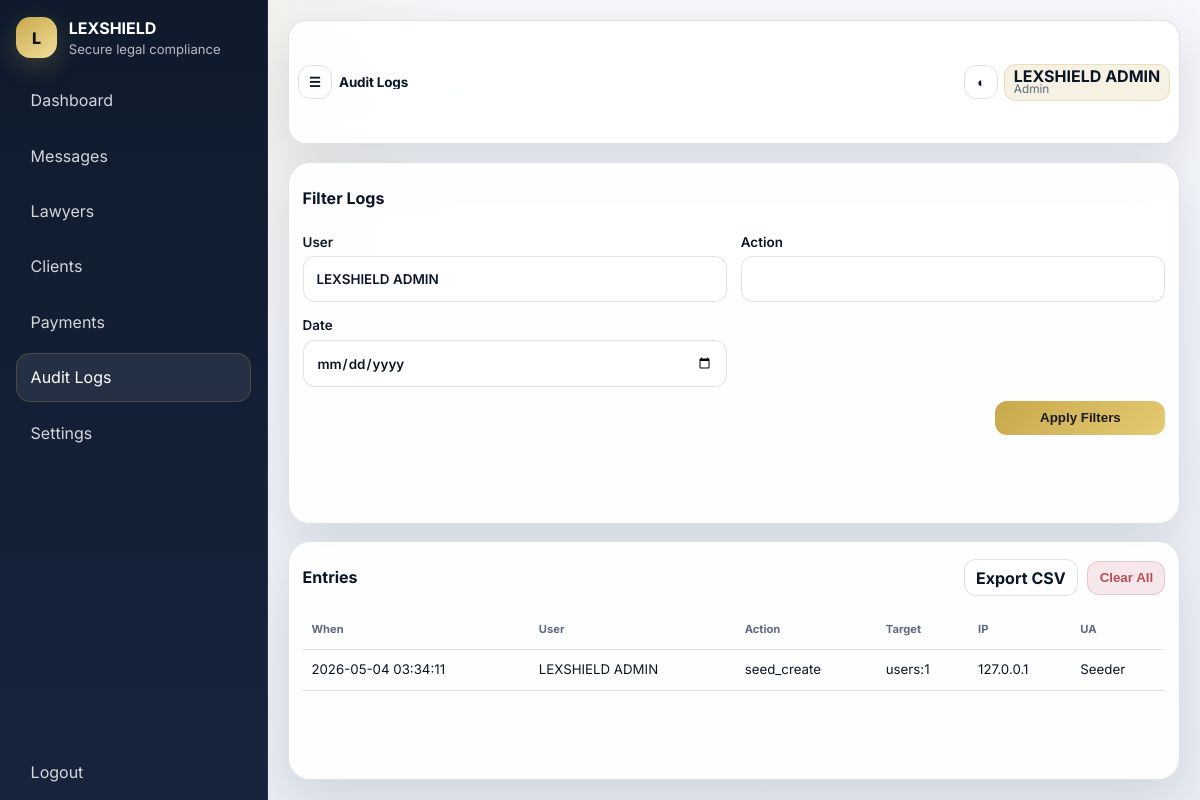
Page /admin/audit_logs.php?user=LEXSHIELD ADMIN (signed in) on the committed database.
### tables this page shows
CREATE TABLE `users` (
  `id` INT UNSIGNED NOT NULL AUTO_INCREMENT,
  `full_name` VARCHAR(150) NOT NULL,
  `email` VARCHAR(190) NOT NULL,
  `password_hash` VARCHAR(255) NOT NULL,
  `role` ENUM('admin','lawyer','client') NOT NULL,
  `is_active` TINYINT(1) NOT NULL DEFAULT 1,
  `failed_login_attempts` TINYINT UNSIGNED NOT NULL DEFAULT 0,
  `locked_until` DATETIME DEFAULT NULL,
  `created_at` TIMESTAMP NOT NULL DEFAULT CURRENT_TIMESTAMP,
  `last_login` DATETIME DEFAULT NULL,
  `avatar_stored_name` VARCHAR(255) DEFAULT NULL,
  PRIMARY KEY (`id`),
  UNIQUE KEY `uq_users_email` (`email`),
  KEY `idx_users_role_active` (`role`, `is_active`)
);

CREATE TABLE `audit_logs` (
  `id` BIGINT UNSIGNED NOT NULL AUTO_INCREMENT,
  `user_id` INT UNSIGNED DEFAULT NULL,
  `action` VARCHAR(120) NOT NULL,
  `target_table` VARCHAR(120) NOT NULL,
  `target_id` VARCHAR(64) DEFAULT NULL,
  `ip_address` VARCHAR(45) NOT NULL,
  `user_agent` VARCHAR(255) DEFAULT NULL,
  `performed_at` TIMESTAMP NOT NULL DEFAULT CURRENT_TIMESTAMP,
  PRIMARY KEY (`id`),
  KEY `idx_audit_user_action_date` (`user_id`, `action`, `performed_at`),
  KEY `idx_audit_target` (`target_table`, `target_id`),
  CONSTRAINT `fk_audit_user` FOREIGN KEY (`user_id`) REFERENCES `users` (`id`) ON DELETE SET NULL
);

### config/app.php (called while the page is built, shortened)
<?php
$lexAppUrl = getenv('APP_URL') ?: '';
$lexApiUrl = getenv('API_URL') ?: 'http://127.0.0.1:3001';
if ($lexAppUrl === '') {
    $scheme = (!empty($_SERVER['HTTPS']) && $_SERVER['HTTPS'] !== 'off') ? 'https' : 'http';
    $host = $_SERVER['HTTP_HOST'] ?? 'localhost';
    $scriptName = $_SERVER['SCRIPT_NAME'] ?? '/index.php';
    $basePath = rtrim(str_replace('\\', '/', dirname($scriptName)), '/');
    $lexAppUrl = $scheme . '://' . $host . ($basePath === '' ? '' : $basePath);
}

### config/db.php (called while the page is built, shortened)
<?php
$lexDbPingChecked = false;

### security/input_sanitizer.php (called while the page is built, shortened)
<?php
function lex_sanitize_text(?string $value): string
{
    return trim((string) filter_var($value, FILTER_UNSAFE_RAW, FILTER_FLAG_STRIP_LOW | FILTER_FLAG_STRIP_HIGH));
}

### admin/audit_logs.php (the view, shortened to what this page needs)
<?php
require_once __DIR__ . '/../config/bootstrap.php';
lex_require_role('admin');
$pdo = lex_pdo();
$userFilter = lex_sanitize_text($_GET['user'] ?? '');
$actionFilter = lex_sanitize_text($_GET['action'] ?? '');
$dateFilter = lex_sanitize_text($_GET['date'] ?? '');
$sql = 'SELECT a.*, u.full_name FROM audit_logs a LEFT JOIN users u ON u.id = a.user_id WHERE 1=1';
$params = [];
if ($userFilter !== '') {
    $sql .= ' AND u.full_name LIKE :user';
    $params['user'] = '%' . $userFilter . '%';
}
$sql .= ' ORDER BY a.performed_at DESC LIMIT 250';
$stmt = $pdo->prepare($sql);
$stmt->execute($params);
$logs = $stmt->fetchAll();
lex_page_header('Audit Logs', 'audit');
?>
<section class="card admin-audit-card">
  <div class="card-head"><h2>Filter Logs</h2></div>
  <form method="get" class="form-grid admin-audit-form">
    <label>User <input type="text" name="user" value="<?= lex_e($userFilter) ?>"></label>
    <label>Action <input type="text" name="action" value="<?= lex_e($actionFilter) ?>"></label>
    <label>Date <input type="date" name="date" value="<?= lex_e($dateFilter) ?>"></label>
    <button class="button button-primary admin-audit-submit" type="submit">Apply Filters</button>
  </form>
</section>
<section class="card admin-audit-card">
  <div class="card-head">
    <h2>Entries</h2>
    <div class="inline-actions">
      <a class="button button-secondary" href="export_audit.php">Export CSV</a>
      <form method="post" class="inline-form" style="display:inline-flex;gap:0.5rem;align-items:center;">
        <button class="button button-danger" type="submit">Clear All</button>
      </form>
    </div>
  </div>
  <div class="table-wrap admin-audit-table-wrap">
    <table class="data-table admin-audit-table">
      <thead><tr><th>When</th><th>User</th><th>Action</th><th>Target</th><th>IP</th><th>UA</th></tr></thead>
      <tbody>
      <?php foreach ($logs as $log): ?>
        <tr>
          <td><?= lex_e($log['performed_at']) ?></td>
          <td><?= lex_e($log['full_name'] ?? 'System') ?></td>
          <td><?= lex_e($log['action']) ?></td>
          <td><?= lex_e($log['target_table'] . ':' . $log['target_id']) ?></td>
          <td><?= lex_e($log['ip_address']) ?></td>
          <td><?= lex_e($log['user_agent']) ?></td>
        </tr>
      <?php endforeach; ?>
      </tbody>
    </table>
  </div>
</section>
<?php lex_page_footer(); ?>

### config/bootstrap.php (shortened to what this page needs)
<?php
require_once __DIR__ . '/app.php';
require_once __DIR__ . '/db.php';
require_once __DIR__ . '/../security/input_sanitizer.php';
function lex_pdo(): PDO
{
    global $pdo, $lexDbPingChecked;
    if (!$lexDbPingChecked) {
        $lexDbPingChecked = true;
        try {
            $pdo->query('SELECT 1');
        } catch (Throwable $e) {
            if (lex_db_is_connection_lost($e)) {
                return lex_reset_pdo();
            }
            throw $e;
        }
    }
    return $pdo;
}
function lex_db_retry(callable $callback, mixed $fallback = null): mixed
{
    try {
        return $callback();
    } catch (Throwable $e) {
        if (!lex_db_is_connection_lost($e)) {
            throw $e;
        }
        error_log('[DB] Lost connection detected, reconnecting: ' . $e->getMessage());
        try {
            lex_reset_pdo();
        } catch (Throwable $reconnectError) {
            error_log('[DB] Reconnect failed: ' . $reconnectError->getMessage());
            return $fallback;
        }
        try {
            return $callback();
        } catch (Throwable $retry) {
            error_log('[DB] Retry after reconnect failed: ' . $retry->getMessage());
            return $fallback;
        }
    }
}
function lex_app_url(string $path = ''): string
{
    global $lexAppUrl;
    return rtrim($lexAppUrl, '/') . '/' . ltrim($path, '/');
}
function lex_api_url(string $path = ''): string
{
    global $lexApiUrl;
    return rtrim($lexApiUrl, '/') . '/' . ltrim($path, '/');
}
function lex_e(?string $value): string
{
    return htmlspecialchars((string) $value, ENT_QUOTES | ENT_SUBSTITUTE, 'UTF-8');
}
function lex_current_user(): ?array
{
    static $user = null;
    if ($user !== null) {
        return $user;
    }
    $user = lex_db_retry(static function (): ?array {
        $stmt = lex_pdo()->prepare('SELECT id, full_name, email, role, is_active, last_login FROM users WHERE id = :id LIMIT 1');
        $stmt->execute(['id' => (int) $_SESSION['user_id']]);
        return $stmt->fetch() ?: null;
    }, null);
    return $user;
}
function lex_require_login(): array
{
    $user = lex_current_user();
    return $user;
}
function lex_require_role(string|array $roles): array
{
    $user = lex_require_login();
    return $user;
}
function lex_page_header(string $title, string $active = '', ?array $user = null): void
{
    $user = $user ?? lex_current_user();
    $role = $user['role'] ?? '';
    $isLoggedIn = (bool) $user;
    $links = [
        'admin' => [
            ['key' => 'dashboard', 'label' => 'Dashboard', 'href' => '../admin/index.php'],
            ['key' => 'messages', 'label' => 'Messages', 'href' => 'messages.php'],
            ['key' => 'lawyers', 'label' => 'Lawyers', 'href' => 'manage_lawyers.php'],
            ['key' => 'clients', 'label' => 'Clients', 'href' => 'manage_clients.php'],
            ['key' => 'payments', 'label' => 'Payments', 'href' => 'payments.php'],
            ['key' => 'audit', 'label' => 'Audit Logs', 'href' => 'audit_logs.php'],
            ['key' => 'settings', 'label' => 'Settings', 'href' => 'system_settings.php'],
        ],
        'lawyer' => [
            ['key' => 'dashboard', 'label' => 'Dashboard', 'href' => lex_app_url('lawyer/index.php')],
            ['key' => 'profile', 'label' => 'Profile', 'href' => lex_app_url('lawyer/profile.php')],
            ['key' => 'case-files', 'label' => 'Case Files', 'href' => lex_app_url('case_files.php')],
            ['key' => 'appointments', 'label' => 'Appointments', 'href' => lex_app_url('lawyer/appointment.php')],
            ['key' => 'messages', 'label' => 'Messages', 'href' => lex_app_url('lawyer/messages.php')],
        ],
        'client' => [
            ['key' => 'dashboard', 'label' => 'Dashboard', 'href' => lex_app_url('client/index.php')],
            ['key' => 'lawyers', 'label' => 'Lawyers', 'href' => lex_app_url('client/lawyers.php')],
            ['key' => 'payments', 'label' => 'Payments', 'href' => lex_app_url('client/payments.php')],
            ['key' => 'billing', 'label' => 'Billing', 'href' => lex_app_url('client/billing.php')],
            ['key' => 'profile', 'label' => 'Profile', 'href' => lex_app_url('client/profile.php')],
            ['key' => 'case-files', 'label' => 'Case Files', 'href' => lex_app_url('case_files.php')],
            ['key' => 'messages', 'label' => 'Messages', 'href' => lex_app_url('client/messages.php')],
            ['key' => 'appointments', 'label' => 'Appointments', 'href' => lex_app_url('client/appointment.php')],
        ],
    ];
    $nav = $links[$role] ?? [];
    echo '<!DOCTYPE html><html lang="en"><head><meta charset="UTF-8"><meta name="viewport" content="width=device-width, initial-scale=1.0">';
    echo '<link rel="stylesheet" href="' . lex_e(lex_asset_url('public/css/style.css')) . '">';
    echo '</head><body data-api-base="' . lex_e(lex_api_url()) . '" data-role="' . lex_e($role) . '">';
    echo '<div class="app-shell">';
    if ($isLoggedIn && $role) {
        echo '<aside class="sidebar" id="sidebar" aria-label="Primary">';
        echo '<div class="brand-block"><div class="brand-mark">L</div><div><strong>' . lex_e(LEX_APP_NAME) . '</strong><span>Secure legal compliance</span></div></div>';
        echo '<nav class="sidebar-nav">';
        foreach ($nav as $item) {
            $activeClass = $active === $item['key'] ? ' active' : '';
            echo '<a class="nav-link' . $activeClass . '" href="' . lex_e($item['href']) . '">' . lex_e($item['label']) . '</a>';
        }
        echo '</nav>';
        echo '<div class="sidebar-footer"><a class="nav-link" href="' . lex_e(lex_app_url('auth/logout.php')) . '">Logout</a></div>';
        echo '</aside>';
    }
    echo '<main class="main-content" id="main">';
    $topbarClass = 'topbar';
    echo '<header class="' . $topbarClass . '">';
    echo '<button class="icon-button" id="sidebarToggle" aria-label="Toggle navigation">☰</button>';
    echo '<div class="topbar-title"><h1>' . lex_e($title) . '</h1></div>';
    echo '<div class="topbar-actions">';
    echo '<button class="icon-button" id="themeToggle" aria-label="Toggle theme">◐</button>';
    if ($user) {
        echo '<div class="user-chip"><strong>' . lex_e($user['full_name'] ?? '') . '</strong><span>' . lex_e(ucfirst($role)) . '</span></div>';
    } else {
        echo '<a class="button button-primary" href="' . lex_e(lex_app_url('auth/login.php')) . '">Login</a>';
    }
    echo '</div></header>';
}
function lex_page_footer(): void
{
    echo '</main></div></body></html>';
}
function lex_asset_url(string $path): string
{
    $url = lex_app_url($path);
    $filePath = dirname(__DIR__) . DIRECTORY_SEPARATOR . str_replace(['/', '\\'], DIRECTORY_SEPARATOR, $path);
    $version = is_file($filePath) ? (string) filemtime($filePath) : '';
    return $url . (str_contains($url, '?') ? '&' : '?') . 'v=' . rawurlencode($version);
}

### rows in the picture
users: full_name "LEXSHIELD ADMIN", role "Admin"
audit_logs: performed_at "2026-05-04 03:34:11", user.full_name "LEXSHIELD ADMIN", action "seed_create", target_table+target "users:1", ip_address "127.0.0.1", user_agent "Seeder"

### other values in the picture
lex_e(LEX_APP_NAME) "LEXSHIELD"
lex_e($item['label']) "Dashboard"
lex_e($item['label']) "Messages"
lex_e($item['label']) "Lawyers"
lex_e($item['label']) "Clients"
lex_e($item['label']) "Payments"
lex_e($item['label']) "Audit Logs"
lex_e($item['label']) "Settings"
lex_e($title) "Audit Logs"
